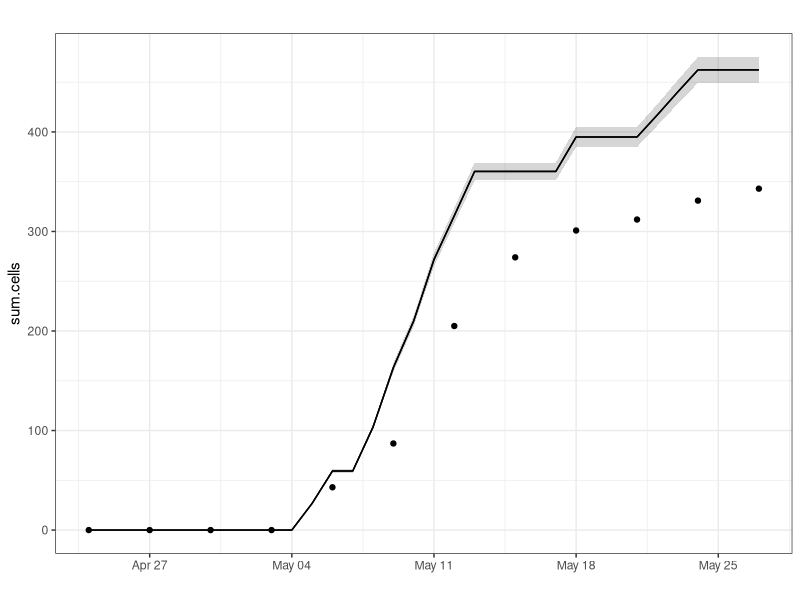
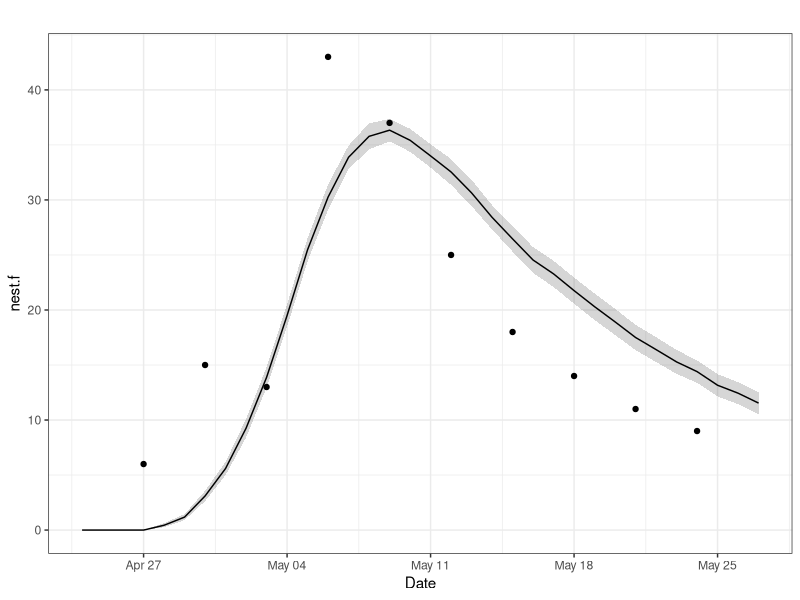
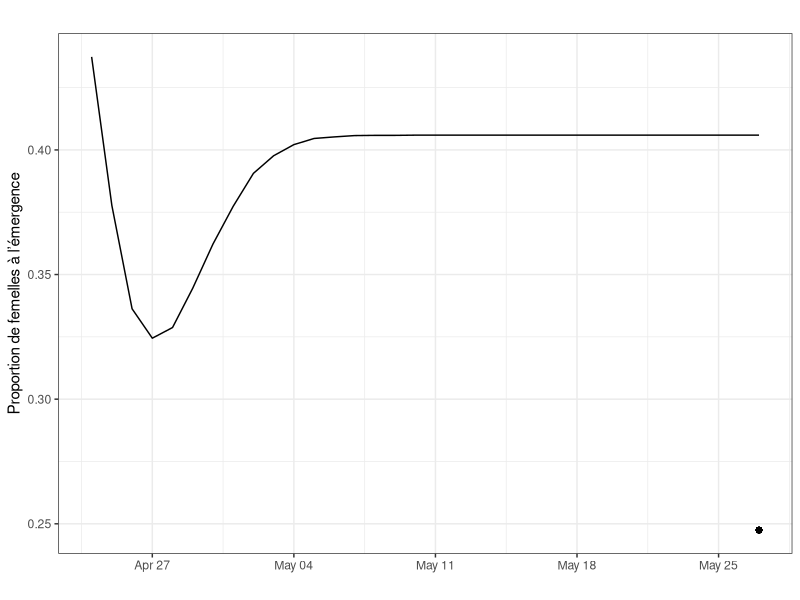
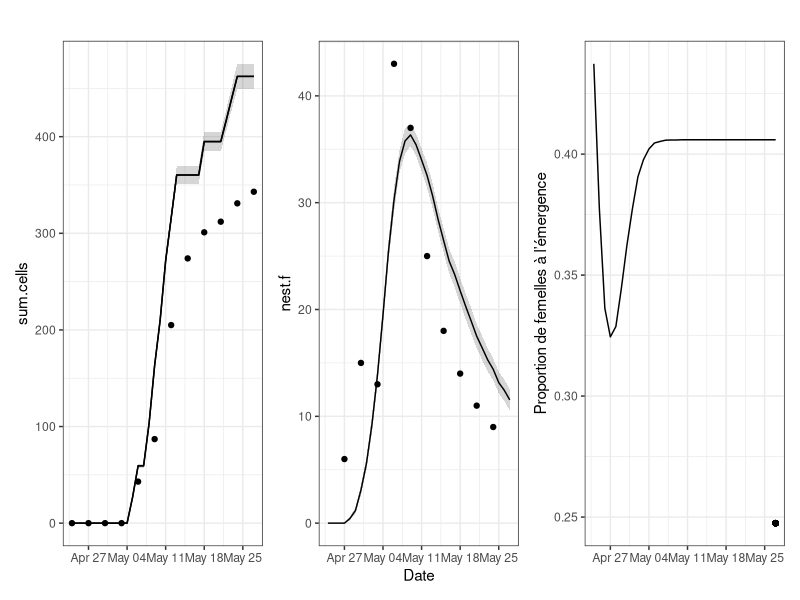

R code for these plots, in order: (Note: this script raises an error after producing the figures.)
## ---- chunk 1
knitr::opts_chunk$set(echo = TRUE)
## ---- chunk 2
rm(list = ls())
library(ggplot2)
library(stringr)
library(dplyr)
library(tidyverse)
library(patchwork)
library(here)
## ---- chunk 3
graph_file <- here("Graphs/Sens_analysis")
## ---- chunk 4
mean_sim_output <- read.csv("Mean_scenarios/mean_ouputs_baseline.csv")
mean_sim_output$DateREP <- str_replace(mean_sim_output$DateREP, " 1", " 2015")
mean_sim_output$DateREP <- as.Date(mean_sim_output$DateREP, "%d %B %Y")
head(mean_sim_output)
## ---- chunk 5
#Nesting females  -- Nest occupied
NO_field <- read.csv("Validation_data/NestOccup.csv")
NO_field$date <- as.Date(NO_field$date)
head(NO_field)

field_NO_summarize<-NO_field %>%
  group_by(date, treatment) %>% 
  summarise(female.sum = sum(female))
field_NO_summarize
## ---- chunk 6
# Cell production
cell_prod_field <- read.csv("Validation_data/CellProd.csv")
cell_prod_field $date <- as.Date(cell_prod_field $date)
head(cell_prod_field)

field_cell_prod_summarize <- cell_prod_field  %>% 
  group_by(date, treatment) %>% 
  summarise(brood.sum = sum(sum.cells))

#field_cell_prod_summarize$brood.sum.cum <- NA

for (i in 1:(nrow(field_cell_prod_summarize))){
  if (i == 1){
    field_cell_prod_summarize$brood.sum.cum[i] <- field_cell_prod_summarize$brood.sum[i]
  } else {
  field_cell_prod_summarize$brood.sum.cum[i] <- field_cell_prod_summarize$brood.sum.cum[i-1] + field_cell_prod_summarize$brood.sum[i]
  }
}


head(field_cell_prod_summarize)
## ---- chunk 7
# Offspring emergence
offspring_field <- read.csv("Validation_data/OffspringOverview.csv")
offspring_field$female.mean.weight.g <- NULL
offspring_field$male.mean.weight.g <- NULL
head(offspring_field )

field_sex_ratio <- offspring_field$female.num / ( offspring_field$female.num + offspring_field$male.num)
## ---- chunk 8


sim_cell_prod <- mean_sim_output %>%
  filter(variable == "sum.cells")  %>%
  filter(between(DateREP, as.Date("2015-04-24"), as.Date("2015-05-27")))

sim_cell_prod 

p_sum_cell <- ggplot(sim_cell_prod,
       aes(x = DateREP, y = mean)) +
  geom_ribbon(aes(ymin = mean - 2*se, ymax = mean + 2*se),
              alpha = 0.2) +
  geom_line() +
  geom_point(data = field_cell_prod_summarize,
            aes(x = date, y = brood.sum.cum)) +
  geom_line()+
  labs(x = "",
       y = "sum.cells",
       title = "") +
  theme_bw()
p_sum_cell
## ---- chunk 9
sim_nest_f <- mean_sim_output %>%
  filter(variable == "bees.nesting.today")  %>%
  filter(between(DateREP, as.Date("2015-04-24"), as.Date("2015-05-27")))
    
sim_nest_f
field_NO_summarize


p_nest_f <- ggplot(sim_nest_f,
       aes(x = DateREP, y = mean)) +
  geom_ribbon(aes(ymin = mean - 2*se, ymax = mean + 2*se),
              alpha = 0.2) +
  geom_line() +
  geom_point(data = field_NO_summarize,
            aes(x = date, y = female.sum)) +
  labs(x = "Date",
       y = "nest.f",
       title = "") +
  theme_bw()

p_nest_f 

## ---- chunk 10

field_sex_ratio <- offspring_field$female.num / ( offspring_field$female.num + offspring_field$male.num)


sim_offspring_male <- mean_sim_output %>%
  filter(variable == "m.emerged.yr")  %>%
  filter(between(DateREP, as.Date("2015-04-24"), as.Date("2015-05-27")))

sim_offspring_female <- mean_sim_output %>%
  filter(variable == "f.emerged.yr")  %>%
  filter(between(DateREP, as.Date("2015-04-24"), as.Date("2015-05-27")))

    
sim_sex_ratio <- sim_offspring_female$mean / (sim_offspring_female$mean + sim_offspring_male$mean)
sim_sex_ratio_df <- data.frame(date = sim_offspring_male$DateREP,
                               sex.ratio = sim_sex_ratio)


p_sex_ratio <- ggplot(sim_sex_ratio_df,
       aes(x = date, y = sex.ratio)) +
  geom_line() +
  labs(x = "",
       y = "Proportion de femelles à l’émergence",
       title = "") +
  geom_point(aes(x=as.Date("2015-05-27") ,y=field_sex_ratio )) +
  theme_bw()

p_sex_ratio 
## ---- chunk 11
combo_plots <- ( p_sum_cell | p_nest_f | p_sex_ratio) 

combo_plots

ggsave(
  paste(graph_file, "/validation_out_vars.png", sep=""),
  plot   = combo_plots,
  width  = 14,
  height = 4
)
## ---- chunk 12
all_scenarios <- read.csv("mean_outputs_all_scenarios.csv")
str(all_scenarios)
#Create a column which speficies the parameter
all_scenarios <- all_scenarios %>%
  mutate(DateREP =  str_replace(DateREP, " 1", " 2015"),
         DateREP = as.Date(DateREP, format= "%d %B %Y"),
         param_type =
           case_when(
             str_detect(scenario_name, "QN") ~ "lambda.nat",
             str_detect(scenario_name, "T")   ~ "temperature",
             str_detect(scenario_name, "RH")  ~ "humidity",
             TRUE ~ "other"
           ),
         level = case_when(
           str_detect(scenario_name, "baseline") ~ "baseline",
           str_detect(scenario_name, "low") ~ "low",
           str_detect(scenario_name, "high") ~ "high",
           TRUE ~ "other"),
         level = as.factor(level)) %>%
  filter(between(DateREP, as.Date("2015-04-24"), as.Date("2015-05-27")))

#Filter the relevant parameter sand relevant timelines
sim_lambda.nat_sum.cells <- all_scenarios %>%
  filter(param_type == "lambda.nat")  %>%
  filter(variable == "sum.cells")
sim_temp_sum.cells <- all_scenarios %>% filter(param_type == "temperature") %>%
  filter(variable == "sum.cells")
sim_rh_sum.cells <- all_scenarios %>% filter(param_type == "humidity") %>%
  filter(variable == "sum.cells")

base_sim_cell_prod <- sim_cell_prod #Baseline scenario filtered out for relevant dates and relevant variable (sum.cells)
base_sim_cell_prod$level <- as.factor("baseline")
field_cell_prod <- field_cell_prod_summarize %>%
  mutate(sum.cells =  brood.sum.cum)#field data
## ---- chunk 13
cols_levels <- c(
  "baseline" = "black",
  "low"      = "chartreuse4",
  "high"     = "firebrick"
)

labs_levels <- c(
  baseline = "Baseline",
  low      = "Paramètre -10%",
  high     = "Paramètre +10%"
)

## ---- chunk 14
p_RH <- ggplot() +
  geom_line( # baseline simulation
    data = base_sim_cell_prod,
    aes(x = DateREP, y = mean, colour = level),
    alpha = 0.15
  ) +
  geom_line( # sensitivity simulation to a parameter
    data = sim_rh_sum.cells,
    aes(x = DateREP, y = mean, colour = level),
    linewidth = 1.1
  ) +
  geom_point( # Field observation
    data = field_cell_prod,
    aes(x = date, y = sum.cells),
    size = 2.5,
    colour = "black"
  ) +
  scale_colour_manual(
    values = cols_levels,
    labels = labs_levels,
    name   = "Scénario"
  ) +
  theme_bw(base_size = 14) +
  scale_x_date(date_labels = "%d-%m")+
  labs(
    title = "RH.max",
    x = "",
    y = "sum.cells"
  )

p_RH
## ---- chunk 15
p_T <- ggplot() +
  geom_line( # baseline simulation
    data = base_sim_cell_prod,
    aes(x = DateREP, y = mean, colour = level),
    alpha = 0.15
  ) +
  geom_line( # sensitivity simulation to a parameter
    data = sim_temp_sum.cells,
    aes(x = DateREP, y = mean, colour = level),
    linewidth = 1.1
  ) +
  geom_point( # Field observation
    data = field_cell_prod,
    aes(x = date, y = sum.cells),
    size = 2.5,
    colour = "black"
  ) +
  scale_colour_manual(
    values = cols_levels,
    labels = labs_levels,
    name   = "Scénario"
  ) +
  theme_bw(base_size = 14) +
  scale_x_date(date_labels = "%d-%m")+
  labs(
    title = "T.min",
    x = "Date",
    y = ""
  )

p_T
## ---- chunk 16
p_lambda.nat <- ggplot() +
  geom_line( # baseline simulation
    data = base_sim_cell_prod,
    aes(x = DateREP, y = mean, colour = level),
    alpha = 0.15
  ) +
  geom_line( # sensitivity simulation to a parameter
    data = sim_lambda.nat_sum.cells,
    aes(x = DateREP, y = mean, colour = level),
    linewidth = 1.1
  ) +
  geom_point( # Field observation
    data = field_cell_prod,
    aes(x = date, y = sum.cells),
    size = 2.5,
    colour = "black"
  ) +
  scale_colour_manual(
    values = cols_levels,
    labels = labs_levels,
    name   = "Scénario"
  ) +
  scale_x_date(date_labels = "%d-%m")+
  theme_bw(base_size = 14) +
  labs(
    title = "Lambda.nat",
    x = "",
    y = ""
  )

p_lambda.nat
## ---- chunk 17
combo_plots <- ( p_RH | p_T | p_lambda.nat) +
  plot_layout(guides = "collect") &   # légende commune
  theme(
    legend.position  = "bottom",
    legend.direction = "horizontal"
  )

combo_plots

ggsave(
  paste(graph_file, "/sum.cells_3params.png", sep=""),
  plot   = combo_plots,
  width  = 14,
  height = 4
)
## ---- chunk 18
all_scenarios_sum_cells_params <- all_scenarios %>%
  filter(variable == "sum.cells") %>%
  filter(param_type %in% c("lambda.nat", "temperature", "humidity")) %>%
  select(scenario_name, param_type, level, DateREP, variable, mean)

field_cell_prod_summarize$DateREP <- field_cell_prod_summarize$date

rmse_sens_df <- all_scenarios_sum_cells_params %>%
  inner_join(field_cell_prod_summarize, by = "DateREP") %>%
  group_by(param_type, level, scenario_name) %>%
  summarise(
    n = n(),
    RMSE = sqrt(mean((mean - brood.sum.cum)^2, na.rm = TRUE)),
    .groups = "drop"
  ) %>%
  arrange(param_type, RMSE)

rsme_base_df <- base_sim_cell_prod %>%
  inner_join(field_cell_prod_summarize, by = "DateREP") %>%
  summarise(
    RMSE = sqrt(mean((mean - brood.sum.cum)^2, na.rm = TRUE)),
    n = n()
  )

rmse_sens_df
rsme_base_df 
## ---- chunk 19
#Filter the relevant parametersand relevant timelines
sim_lambda.nat_nf <- all_scenarios %>%
  filter(param_type == "lambda.nat")  %>%
  filter(variable == "bees.nesting.today")
sim_temp_nf <- all_scenarios %>% filter(param_type == "temperature") %>%
  filter(variable == "bees.nesting.today")
sim_rh_nf <- all_scenarios %>% filter(param_type == "humidity") %>%
  filter(variable == "bees.nesting.today")

base_sim_nf <- sim_nest_f
base_sim_nf$level <- as.factor("baseline")


plot_rh_nf <- ggplot() +
  geom_line( # baseline simulation
    data = base_sim_nf,
    aes(x = DateREP, y = mean, colour = level),
    alpha = 0.15
  ) +
  geom_line( # sensitivity simulation to a parameter
    data = sim_rh_nf,
    aes(x = DateREP, y = mean, colour = level),
    linewidth = 1.1
  ) +
  geom_point( # Field observation
    data = field_NO_summarize,
    aes(x = date, y = female.sum),
    size = 2.5,
    colour = "black"
  ) +
  scale_x_date(date_labels = "%d-%m")+
  scale_colour_manual(
    values = cols_levels,
    labels = labs_levels,
    name   = "Scénario"
  ) +
  theme_bw(base_size = 14) +
  theme(
    legend.position = "bottom"
  ) +
  labs(
    title= "RH.max",
    x = "Date",
    y = "bees.nesting.today"
  )

plot_rh_nf

#ggsave("Images/bees.nesting.today_rh.png", plot_nf,
#     width = 5, height = 3)
## ---- chunk 20
plot_T_nf <- ggplot() +
  geom_line( # baseline simulation
    data = base_sim_nf,
    aes(x = DateREP, y = mean, colour = level),
    alpha = 0.15
  ) +
  geom_line( # sensitivity simulation to a parameter
    data = sim_temp_nf,
    aes(x = DateREP, y = mean, colour = level),
    linewidth = 1.1
  ) +
  geom_point( # Field observation
    data = field_NO_summarize,
    aes(x = date, y = female.sum),
    size = 2.5,
    colour = "black"
  ) +
  scale_x_date(date_labels = "%d-%m")+
  scale_colour_manual(
    values = cols_levels,
    labels = labs_levels,
    name   = "Scénario"
  ) +
  theme_bw(base_size = 14) +
  theme(
    legend.position = "bottom"
  ) +
  labs(
    title= "RH.max",
    x = "Date",
    y = "bees.nesting.today"
  )

plot_T_nf
## ---- chunk 21
plot_lambda.nat_nf <- ggplot() +
  geom_line( # baseline simulation
    data = base_sim_nf,
    aes(x = DateREP, y = mean, colour = level),
    alpha = 0.15
  ) +
  geom_line( # sensitivity simulation to a parameter
    data = sim_lambda.nat_nf,
    aes(x = DateREP, y = mean, colour = level),
    linewidth = 1.1
  ) +
  geom_point( # Field observation
    data = field_NO_summarize,
    aes(x = date, y = female.sum),
    size = 2.5,
    colour = "black"
  ) +
  scale_x_date(date_labels = "%d-%m")+
  scale_colour_manual(
    values = cols_levels,
    labels = labs_levels,
    name   = "Scénario"
  ) +
  theme_bw(base_size = 14) +
  theme(
    legend.position = "bottom"
  ) +
  labs(
    title= "RH.max",
    x = "Date",
    y = "bees.nesting.today"
  )

plot_lambda.nat_nf
